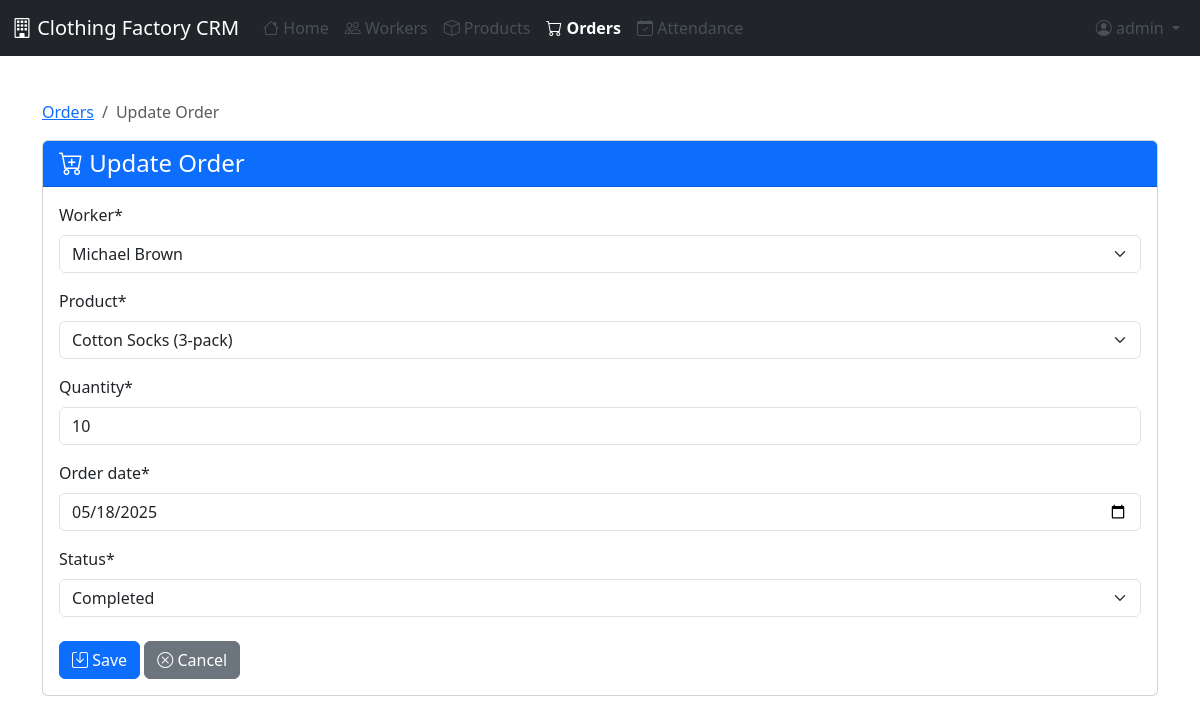
The page /orders/1/edit/ (signed in) on the database its author committed.
### crm/models.py (models this page shows, shortened)
class Order(models.Model):
    STATUS_CHOICES = [
        ('pending', 'Pending'),
        ('completed', 'Completed'),
        ('cancelled', 'Cancelled'),
    ]
    worker = models.ForeignKey(Worker, on_delete=models.CASCADE)
    product = models.ForeignKey(Product, on_delete=models.CASCADE)
    quantity = models.PositiveIntegerField()
    order_date = models.DateField(default=timezone.now)
    status = models.CharField(max_length=20, choices=STATUS_CHOICES, default='pending')

### crm/views.py (the view)
# urls.py: path('orders/<int:pk>/edit/', views.order_update, name='order_update'),
@login_required
def order_update(request, pk):
    order = get_object_or_404(Order, pk=pk)
    original_quantity = order.quantity
    if request.method == 'POST':
        form = OrderForm(request.POST, instance=order)
        if form.is_valid():
            updated_order = form.save(commit=False)
            product = updated_order.product
            quantity_difference = updated_order.quantity - original_quantity
            if quantity_difference > 0 and product.stock < quantity_difference:
                messages.error(request, f'Not enough stock available. Only {product.stock} units available.')
                return render(request, 'crm/order_form.html', {'form': form, 'title': 'Update Order'})
            product.stock -= quantity_difference
            product.save()
            updated_order.save()
            messages.success(request, 'Order updated successfully!')
            return redirect('order_detail', pk=order.pk)
    else:
        form = OrderForm(instance=order)
    return render(request, 'crm/order_form.html', {'form': form, 'title': 'Update Order'})

### crm/forms.py
class OrderForm(forms.ModelForm):
    order_date = forms.DateField(
        widget=forms.DateInput(attrs={'type': 'date'}),
        initial=timezone.now().date()
    )
    class Meta:
        model = Order
        fields = ['worker', 'product', 'quantity', 'order_date', 'status']

### crm/models.py (called while the page is built)
    def __str__(self):
        return self.full_name

    def __str__(self):
        return self.name

### templates/crm/order_form.html (shortened to what this page needs)
{% extends 'base.html' %}
{% load crispy_forms_tags %}
{% block content %}
<div class="container py-4">
    <nav aria-label="breadcrumb">
        <ol class="breadcrumb">
            <li class="breadcrumb-item"><a href="{% url 'order_list' %}">Orders</a></li>
            <li class="breadcrumb-item active">{{ title }}</li>
        </ol>
    </nav>
    <div class="card">
        <div class="card-header bg-primary text-white">
            <h4 class="mb-0"><i class="bi bi-cart-plus"></i> {{ title }}</h4>
        </div>
        <div class="card-body">
            <form method="post">
                {{ form|crispy }}
                <div class="mt-4">
                    <button type="submit" class="btn btn-primary">
                        <i class="bi bi-save"></i> Save
                    </button>
                    <a href="{% url 'order_list' %}" class="btn btn-secondary">
                        <i class="bi bi-x-circle"></i> Cancel
                    </a>
                </div>
            </form>
        </div>
    </div>
</div>
{% endblock %}

### templates/base.html (shortened to what this page needs)
<!DOCTYPE html>
<html lang="en">
<head>
    <link href="https://cdn.jsdelivr.net/npm/bootstrap@5.3.0-alpha1/dist/css/bootstrap.min.css" rel="stylesheet">
    <link rel="stylesheet" href="https://cdn.jsdelivr.net/npm/bootstrap-icons@1.10.3/font/bootstrap-icons.css">
</head>
<body>
    <nav class="navbar navbar-expand-lg navbar-dark bg-dark">
        <div class="container-fluid">
            <a class="navbar-brand" href="{% url 'home' %}">
                <i class="bi bi-building"></i> Clothing Factory CRM
            </a>
            <div class="collapse navbar-collapse" id="navbarNav">
                <ul class="navbar-nav me-auto">
                    <li class="nav-item">
                        <a class="nav-link {% if request.path == '/' %}active{% endif %}" href="{% url 'home' %}">
                            <i class="bi bi-house"></i> Home
                        </a>
                    </li>
                    <li class="nav-item">
                        <a class="nav-link {% if '/workers/' in request.path %}active{% endif %}" href="{% url 'worker_list' %}">
                            <i class="bi bi-people"></i> Workers
                        </a>
                    </li>
                    <li class="nav-item">
                        <a class="nav-link {% if '/products/' in request.path %}active{% endif %}" href="{% url 'product_list' %}">
                            <i class="bi bi-box"></i> Products
                        </a>
                    </li>
                    <li class="nav-item">
                        <a class="nav-link {% if '/orders/' in request.path %}active{% endif %}" href="{% url 'order_list' %}">
                            <i class="bi bi-cart"></i> Orders
                        </a>
                    </li>
                    <li class="nav-item">
                        <a class="nav-link {% if '/attendance/' in request.path %}active{% endif %}" href="{% url 'attendance_list' %}">
                            <i class="bi bi-calendar-check"></i> Attendance
                        </a>
                    </li>
                </ul>
                <ul class="navbar-nav">
                    {% if user.is_authenticated %}
                    <li class="nav-item dropdown">
                        <a class="nav-link dropdown-toggle" href="#" id="navbarDropdown" role="button" data-bs-toggle="dropdown">
                            <i class="bi bi-person-circle"></i> {{ user.username }}
                        </a>
                    </li>
                    {% else %}
                    <li class="nav-item">
                        <a class="nav-link" href="{% url 'login' %}"><i class="bi bi-box-arrow-in-right"></i> Login</a>
                    </li>
                    {% endif %}
                </ul>
            </div>
        </div>
    </nav>
    <div class="container-fluid">
        <div class="row">
            <main class="col-md-12 ms-sm-auto px-md-4 content">
                {% block content %}{% endblock %}
            </main>
        </div>
    </div>
</body>
</html>

### templates/base.html (style rules this page uses)
.content { padding: 20px; }
.nav-link { color: #495057; }
.nav-link.active { color: #0d6efd; font-weight: bold; }

### rows shown on the page
Order: worker "Michael Brown", product "Cotton Socks (3-pack)", quantity "10", order_date "05/18/2025", status "Completed"

### other values the page prints
{{ user.username }} "admin"
{{ title }} "Update Order"
